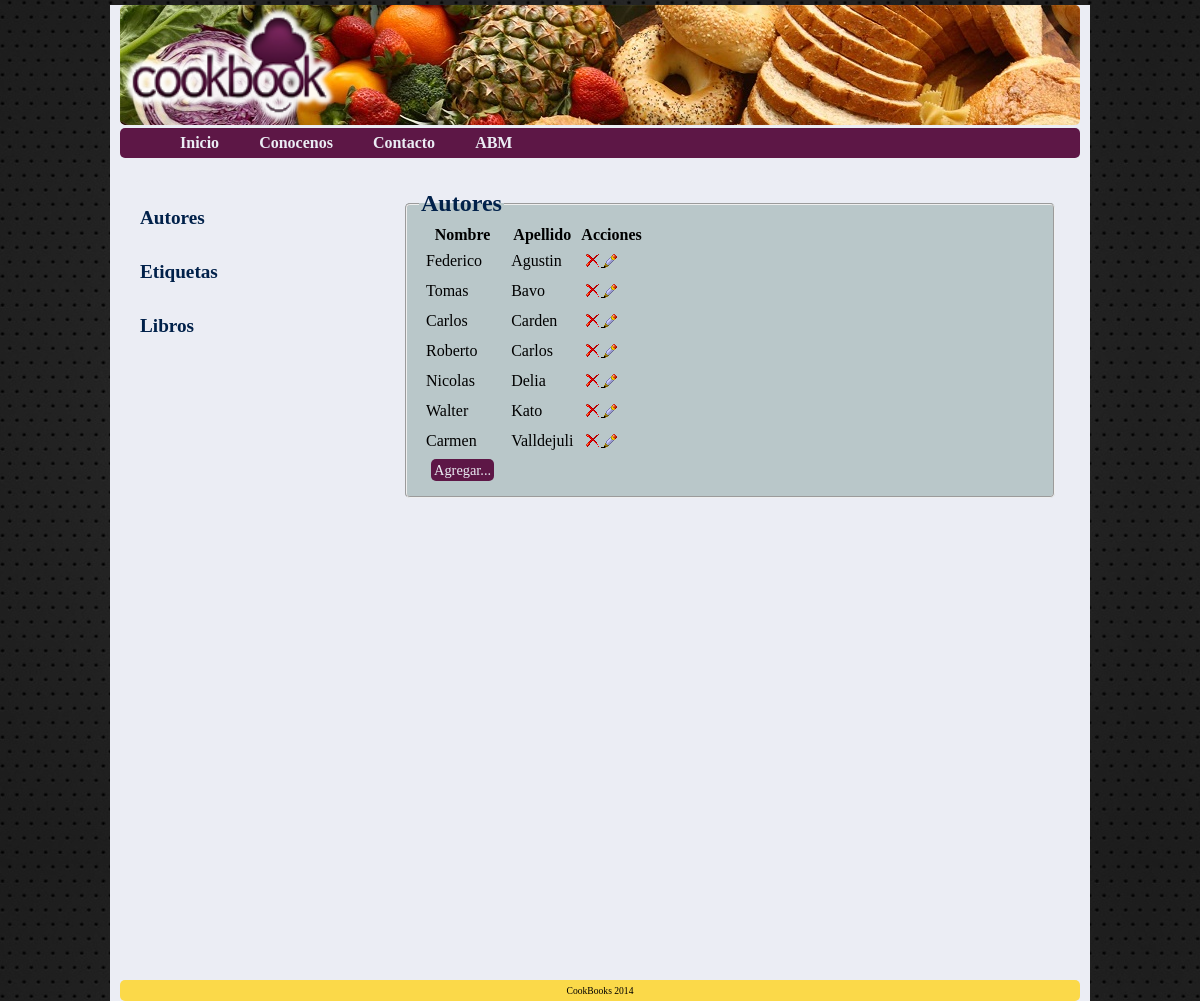
The app's page /CookBook/abm.php?abm=Autor with its own data.
### tables this page shows
CREATE TABLE IF NOT EXISTS `autor` (
  `idAutor` int(11) NOT NULL AUTO_INCREMENT,
  `nombre` varchar(20) NOT NULL,
  `apellido` varchar(20) NOT NULL,
  `mail` varchar(30) DEFAULT NULL,
  PRIMARY KEY (`idAutor`)
);

### CookBook/abm.php (the view, shortened to what this page needs)
<html>
<head>
	<link href="css/style.css" type="text/css" rel="stylesheet">
</head>
<body>
	<div id="page">
		<div id="header">
			<div id="page-header">
				<div class=logo><a href="index.php"><img src="img/Imagen1.png" height=100% alt="logo" border="0px"></a></div>
			</div>
			<div id="header-menu">
				<ul id="navegacion">
					<li>
						<a href="index.php">Inicio</a>
					</li>
					<li>
						<a href="aboutUs.php">Conocenos</a>
					</li>
					<li>
						<a href="contacto.php">Contacto</a>
					</li>
					<li>
						<a href="abm.php">ABM</a>
					</li>
				</ul>
			</div>
		</div>
				<div id="content">
			<div id="left-bar">
				<?php
				 		echo '<h5><a href="abm.php?abm=Autor">Autores</a></h5>
						<h5><a href="abm.php?abm=Etiqueta">Etiquetas</a></h5>
					 	<h5><a href="abm.php?abm=Libro">Libros</a></h5>';
					?>
			</div>
			<div id="main-content">
				<?php
					if(isset($_GET["abm"])){
						echo '<fieldset style="margin:auto; width">';
						$abm=$_GET["abm"];
						if($abm=='Autor'){
							echo '<legend>'.$abm.'es </legend>';
						}else{
							echo '<legend>'.$abm.'s </legend>';
						}
						$tabla=$abm;
						$id='id'.$abm;
						switch($abm){
							case 'Autor':
							$sql = "SELECT * FROM `$tabla` order by `apellido`";
							break;
						}
						$query = mysql_query($sql);
						echo '<table>';
						echo '<tr><th>';
						if($abm=='Autor'){
							echo 'Nombre</th><th>Apellido';
						}
						echo'</th><th>Acciones</th></tr>';
						while ($row  = mysql_fetch_assoc($query)) {
							switch($abm){
								case 'Autor':
								$a= $row["nombre"];
								$c= $row["apellido"];
								echo "<tr><td>$a</td>";
								echo "<td>$c</td>";
								break;
							}
							$b = $row["$id"];
							echo '<td><a onclick="if(!confirm(';
							echo " 'Desea borrar el elemento?' ";
							echo '))return false"; href="php/bajas.php?abm='.$abm.'&id='.$b.'"><img src="img/eliminar.png" title="Eliminar" /></a>';
							echo '<a href="php/formabm.php?abm='.$abm.'&id='.$b.'&nombre='.$a;
							if($abm=='Autor'){
								echo '&apellido='.$c;
							}
							echo '"><img src="img/editar.png" title="Editar"/></a>';
						}
						echo "<tr><td><span ><a id='agregar' href=\"php/formabm.php?abm=$abm";
						echo "\">Agregar... </span></td></tr></table>";
					}
					echo '</fieldset>';
			?>
			</div>
		</div>
		<div id="footer">CookBooks 2014</div>
	</div>
</body>
</html>

### CookBook/css/style.css (style rules this page uses)
body { font-family:"verdana"; background:url('../img/fondo.jpg') repeat; margin:0; padding:0; border-style:none; border-width:0px; }
img { border-style:none; border-width:0px; }
a { border-style:none; border-width:0px; }
td { padding:5px; }
fieldset { background-color:#B9C7C9; border-radius:5px; }
legend { font-size:1.5em; font-weight:bold; color:#01214A; }
#page { width:960px; height:auto; margin:0 auto; background-color: #EBEDF4; padding:0 10px; border-style:none; border-width:0px; }
#header { margin:5px auto; width:100%; height:150px; }
#page-header { margin-bottom:2.5px; width:100%; height:80%; background:url('../img/header.jpg'); border-radius:5px; }
.logo { text-align:left; float:left; padding-right:0px; border-style:none; border-width:0px; }
#page-header a:link { color:#EBEDF4; text-decoration:none; }
#header-menu { width:100%; height:20%; background-color:#5D1746; padding:auto; border-radius:5px; }
ul { list-style-type:none; margin:auto; border-style:none; border-width:0px; }
#navegacion li { float:left;padding-top:6px; height:100%; font-weight:bold; }
#navegacion li a { height:18px; }
#navegacion li a:link { color:#EBEDF4;background-color:#5D1746;text-decoration:none;padding:6px 20px; }
#content { background-color:transparent; margin:5px; width:100%; height:100%; padding-top: 15px; }
#left-bar { width:250px; height:100%; float:left; margin-left:15px; }
#main-content { width:650px; height:auto; margin:0; float:left; padding:15px; background-color:transparent; border-radius:5px; }
#footer { font-size:0.6em; background-color:#FBD949; width:auto; height:auto; clear:both; padding:5px 0; bottom:0px; text-align:center; border-radius:5px; }
h5 { font-size:1.2em; font-weight:bold; }
h5 a:link { color:#01214A;background-color:#EBEDF4;text-decoration:none; }
#agregar { font-size:0.9em; margin:5px 5px }
#agregar:link { color:#EBEDF4;background-color:#5D1746;border-radius:5px;text-decoration:none;padding:3px }

### records on screen
autor: nombre "Federico", apellido "Agustin"
autor: nombre "Tomas", apellido "Bavo"
autor: nombre "Carlos", apellido "Carden"
autor: nombre "Roberto", apellido "Carlos"
autor: nombre "Nicolas", apellido "Delia"
autor: nombre "Walter", apellido "Kato"
autor: nombre "Carmen", apellido "Valldejuli"

### other values on screen
$abm "Autor"
